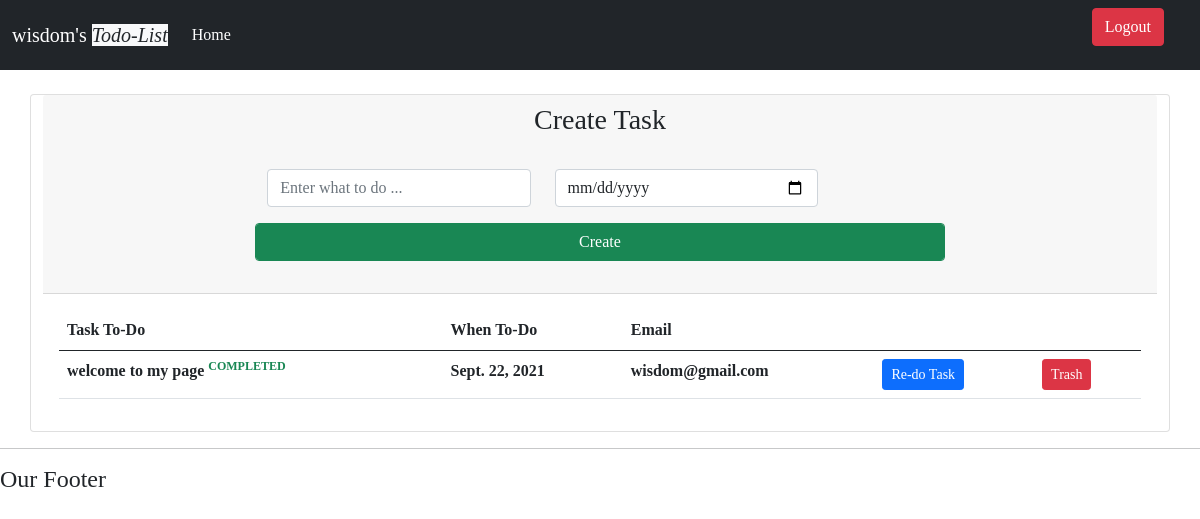
The page /profile/10 (signed in) on the database its author committed.
### todo/models.py (models this page shows, shortened)
class Task(models.Model):
    user = models.ForeignKey(User, null=True, blank=True, on_delete=models.CASCADE)
    title = models.CharField(max_length=200, blank=True)
    when_to_do = models.DateField(null=False)
    email = models.EmailField(max_length=200, null=False)
    created = models.DateTimeField(auto_now_add=True, null=True)
    completed = models.BooleanField(default=False, null=True)

### todo/views.py (the view, shortened to what this page needs)
# urls.py: path('profile/<int:pk>', user_page, name="user_page"),
def user_page(request, pk):
    if not request.user.is_authenticated:
        return redirect(reverse('todo:login_page'))
    user_obj = get_object_or_404(User, pk=pk)
    task = user_obj.task_set.all().order_by('-created')
    return render(request, 'todo/user_page.html', {
        'user_obj':user_obj,
        'tasks':task,
    })

### todo/templates/todo/user_page.html (shortened to what this page needs)
{% extends 'todo/main.html' %}
{% load static %}
{% block content %}
<div class="row mt-4">
    <div class="card">
        <div class="card-header">
            <div class="row">
                <div class="col-sm-2 col-md-2 col-lg-2">
                </div>
                <div class="col-sm-8 col-md-8 col-lg-8">
                    <h3 class="text text-center">Create Task</h3>
                    <form action="" method="post">
                        <div class="row p-4">
                            <div class="col-sm-5 col-md-5 col-lg-5">
                                <input type="text"  class="form-control" placeholder="Enter what to do ..." name="text" id="">
                            </div>
                            <div class="col-sm-5 col-md-5 col-lg-5">
                                <input type="date" class="form-control" placeholder="year-month-day" name="date" id="">
                            </div>
                                <button type="submit" name="create" class="btn btn-success mt-3 form-control">Create</button>
                        </div>
                    </form>
                </div>
                <div class="col-sm-2 col-md-2 col-lg-2">
                </div>
            </div>
        </div>
        <div class="card-body">
            <table class="table">
                <thead>
                    <tr>
                        <th>Task To-Do</th>
                        <th>When To-Do</th>
                        <th>Email</th>
                        <th></th>
                        <td></td>
                    </tr>
                </thead>
                <tbody>
                 {% for task in tasks %}
                 <tr class="fw-bolder fs-50">
                   {% if task.completed == False %}
                    <td>{{ task.title }}</td>
                    <td>{{ task.when_to_do }}</td>
                    <td>{{ task.email }}</td>
                    <td>
                        <a href="{% url 'todo:edit' task.id %}" class="btn btn-sm btn-primary">Edit</a>
                    </td>
                    <td>
                        <a href="{% url 'todo:delete' task.id %}" class="btn btn-sm btn-danger">Delete</a>
                    </td>
                    {% else %}
                            <td>{{ task.title }} <sup class="text-success fw-bold">COMPLETED</sup> </td>
                            <td>{{ task.when_to_do }}</td>
                            <td>{{ task.email }}</td>
                            <td>
                                <a href="{% url 'todo:edit' task.id %}" class="btn btn-sm btn-primary">Re-do Task</a>
                            </td>
                            <td>
                                <a href="{% url 'todo:delete' task.id %}" class="btn btn-sm btn-danger">Trash</a>
                            </td>
                   {% endif %}
            </tr>
                 {% endfor %}
                </tbody>
            </table>
        </div>
    </div>
</div>
{% endblock content %}

### todo/templates/todo/navbar.html (shortened to what this page needs)
{% load static %}
<nav class="navbar navbar-expand-lg navbar-dark bg-dark">
  <div class="container-fluid">
    <a class="navbar-brand" href="#" style="font-family: cursive;">
      {{ request.user }}'s <i class="bg-light text-dark">Todo-List</i>
    </a>
    <div class="collapse navbar-collapse" id="navbarSupportedContent">
      <ul class="navbar-nav me-auto mb-2 mb-lg-0">
        <li class="nav-item">
          <a class="nav-link active" aria-current="page" href="{% url 'todo:index' %}">Home</a>
        </li>
      </ul>
{% if request.user.is_authenticated %}
        <p  class=" text-light d-flex">
            <a href="{% url 'todo:logout_handler' %}" class="btn btn-md btn-danger me-4">Logout</a>
        </p>
{% else %}
<p  class="d-flex">
    <a href="{% url 'todo:login_page' %}" class="btn btn-md btn-primary me-4">Log In</a>
</p>
{% endif %}
    </div>
  </div>
</nav>

### rows shown on the page
Task: title "welcome to my page", when_to_do "Sept. 22, 2021", email "wisdom@gmail.com"

### other values the page prints
{{ request.user }} "wisdom"
